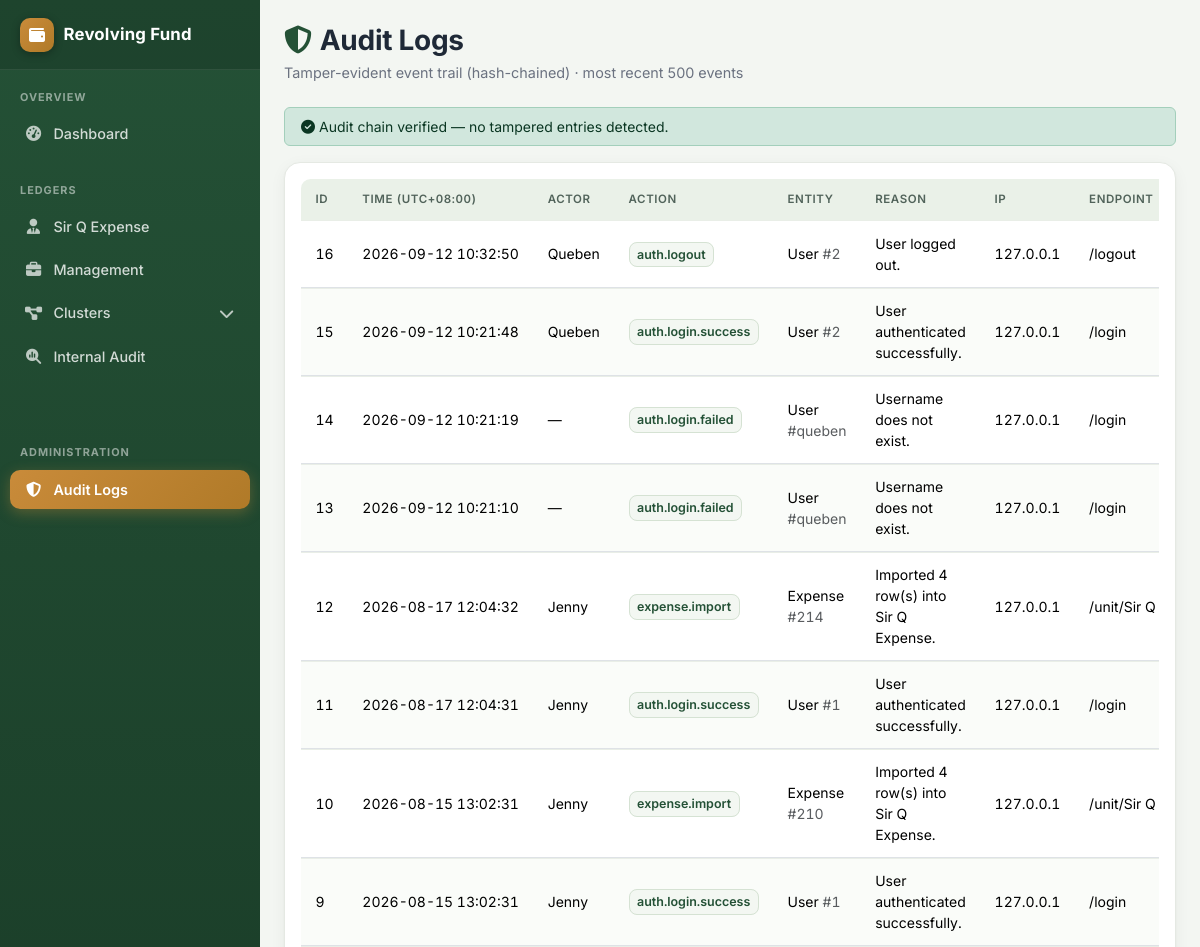
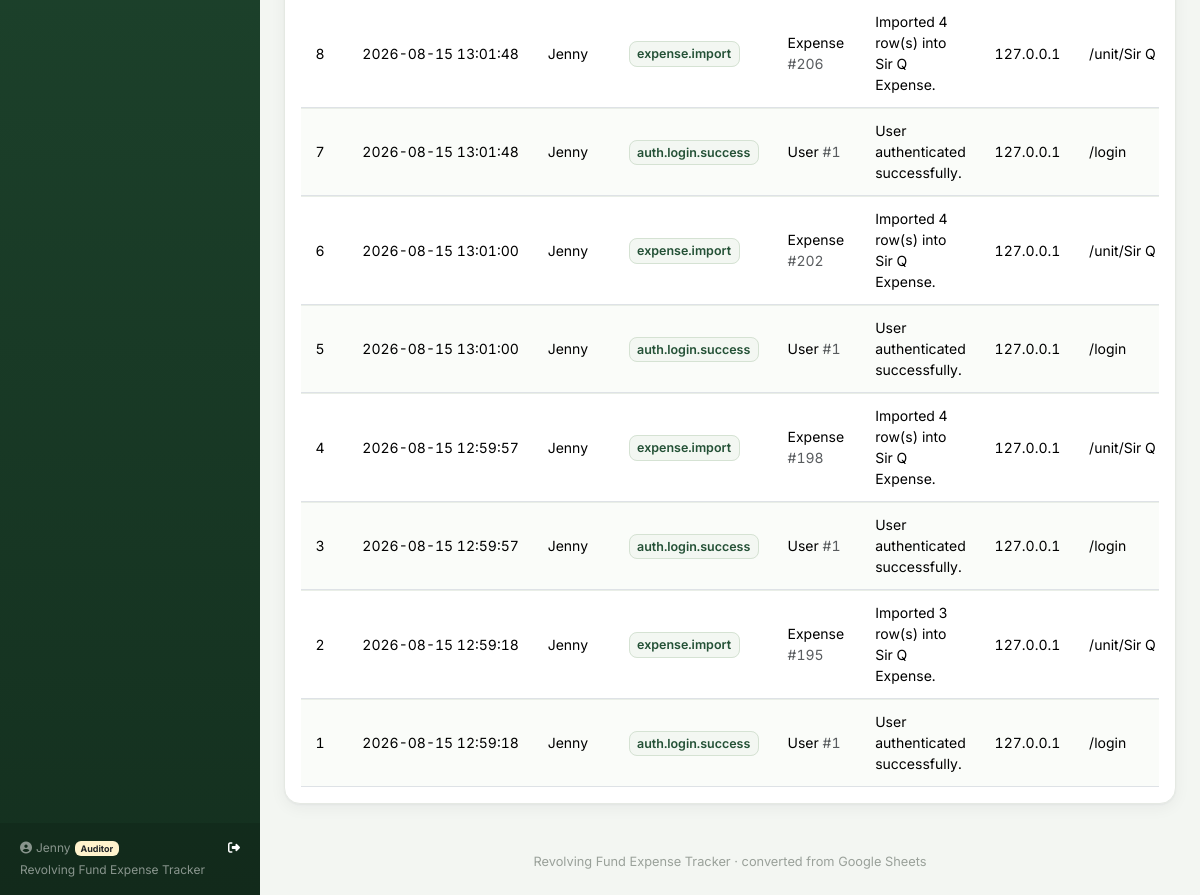
Screenshot of /admin/audit-logs (signed in) with the database file from the repository (2 pictures, top to bottom).
### revfund/models.py (models this page shows, shortened)
class User(db.Model, UserMixin):
    __tablename__ = 'users'
    id = db.Column(db.Integer, primary_key=True)
    username = db.Column(db.String(64), unique=True, nullable=False)
    password_hash = db.Column(db.String(255), nullable=False)
    role = db.Column(db.String(100), nullable=False, default='Admin')
    created_at = db.Column(db.DateTime, default=func.now())
    last_activity_at = db.Column(db.DateTime(timezone=True), nullable=True, index=True)
    last_login_at = db.Column(db.DateTime(timezone=True), nullable=True)
    @property
    def is_active(self):
        return not self.username.startswith('deactivated:')

class AuditLog(db.Model):
    id = db.Column(db.Integer, primary_key=True)
    event_time = db.Column(db.DateTime(timezone=True), nullable=False, default=func.now(), index=True)
    actor_user_id = db.Column(db.Integer, db.ForeignKey('users.id'), nullable=True, index=True)
    actor_username = db.Column(db.String(100))
    action = db.Column(db.String(120), nullable=False, index=True)
    entity_type = db.Column(db.String(80), index=True)
    entity_id = db.Column(db.String(120))
    reason = db.Column(db.String(255))
    ip_address = db.Column(db.String(64))
    endpoint = db.Column(db.String(255))
    http_method = db.Column(db.String(10))
    details = db.Column(db.Text)
    previous_hash = db.Column(db.String(64))
    current_hash = db.Column(db.String(64), nullable=False, unique=True, index=True)
    actor = db.relationship('User', foreign_keys=[actor_user_id])

### revfund/views.py (the view)
@views.route('/admin/audit-logs')
@login_required
def audit_logs():
    if not _is_admin():
        flash('You do not have permission to view audit logs.', 'danger')
        return redirect(url_for('views.dashboard'))
    logs = AuditLog.query.order_by(AuditLog.id.desc()).limit(500).all()
    tampered_ids = verify_audit_chain()
    return render_template('audit_logs.html', logs=logs, tampered_ids=tampered_ids,
                           can_reset_logs=_can_reset_audit_logs())

### revfund/audit.py (called while the page is built)
def _event_payload(
    *,
    event_time,
    actor_user_id,
    actor_username,
    action,
    entity_type,
    entity_id,
    reason,
    ip_address,
    endpoint,
    http_method,
    details_text,
    previous_hash,
):
    return {
        'event_time': event_time.strftime('%Y-%m-%dT%H:%M:%S.%fZ'),
        'actor_user_id': actor_user_id,
        'actor_username': actor_username,
        'action': action,
        'entity_type': entity_type,
        'entity_id': entity_id,
        'reason': reason,
        'ip_address': ip_address,
        'endpoint': endpoint,
        'http_method': http_method,
        'details': details_text,
        'previous_hash': previous_hash,
    }

def _compute_hash(payload):
    canonical = json.dumps(payload, sort_keys=True, separators=(',', ':'), default=str)
    return hashlib.sha256(canonical.encode('utf-8')).hexdigest()

### revfund/views.py (called while the page is built)
def _is_admin():
    return getattr(current_user, 'role', '') in ('Superadmin', 'General Manager', 'Admin', 'Auditor')

def _can_reset_audit_logs():
    return getattr(current_user, 'role', '') in ('Superadmin', 'Admin')

### templates/audit_logs.html (shortened to what this page needs)
{% extends 'base.html' %}
{% block content %}
<div class="d-flex flex-wrap justify-content-between align-items-end mb-4">
  <div>
    <h3 class="page-title mb-1"><i class="fa-solid fa-shield-halved me-2"></i>Audit Logs</h3>
    <div class="page-sub">Tamper-evident event trail (hash-chained) · most recent 500 events</div>
  </div>
</div>
{% if tampered_ids %}
<div class="alert alert-danger" role="alert">
  <i class="fa-solid fa-triangle-exclamation me-1"></i>
  Integrity check failed: {{ tampered_ids|length }} log entr{{ 'y' if tampered_ids|length==1 else 'ies' }}
  did not match the hash chain (rows highlighted below).
</div>
{% else %}
<div class="alert alert-success py-2 small" role="alert">
  <i class="fa-solid fa-circle-check me-1"></i>Audit chain verified — no tampered entries detected.
</div>
{% endif %}
<div class="card p-3">
  <div class="table-responsive">
    <table class="table table-sm table-hover align-middle">
      <thead>
        <tr>
          <th>ID</th>
          <th>Time (UTC+08:00)</th>
          <th>Actor</th>
          <th>Action</th>
          <th>Entity</th>
          <th>Reason</th>
          <th>IP</th>
          <th>Endpoint</th>
        </tr>
      </thead>
      <tbody>
        {% for log in logs %}
        <tr class="{{ 'table-danger' if log.id in tampered_ids else '' }}">
          <td>{{ log.id }}</td>
          <td class="text-nowrap">{{ log.event_time | local_dt }}</td>
          <td>{{ log.actor_username or '—' }}</td>
          <td><span class="account-badge">{{ log.action }}</span></td>
          <td>{{ log.entity_type or '' }} <span class="text-muted">#{{ log.entity_id or '' }}</span></td>
          <td style="max-width:260px;white-space:normal;">{{ log.reason or '' }}</td>
          <td class="text-nowrap">{{ log.ip_address or '—' }}</td>
          <td class="text-nowrap">{{ log.endpoint or '' }}</td>
        </tr>
        {% else %}
        <tr><td colspan="9" class="text-center text-muted py-4">No audit events recorded yet.</td></tr>
        {% endfor %}
      </tbody>
    </table>
  </div>
</div>
{% endblock %}

### templates/base.html (shortened to what this page needs)
<!doctype html>
<html lang="en">
<head>
<link href="https://cdnjs.cloudflare.com/ajax/libs/bootstrap/5.3.3/css/bootstrap.min.css" rel="stylesheet">
<link href="https://cdnjs.cloudflare.com/ajax/libs/font-awesome/6.5.1/css/all.min.css" rel="stylesheet">
</head>
<body>
{% set active_unit = request.view_args.get('unit_name') if request.view_args else None %}
{% set unit_icons = {
    'Sir Q Expense': 'fa-user-tie',
    'Management': 'fa-briefcase',
    'Cluster1': 'fa-diagram-project',
    'Cluster2': 'fa-cubes-stacked',
    'Cluster3': 'fa-layer-group',
    'Cluster4': 'fa-network-wired',
    'Cluster5': 'fa-object-group',
    'Cluster6': 'fa-th-large',
    'Internal Audit': 'fa-magnifying-glass-chart',
} %}
<aside class="sidebar" id="sideMenu">
  <div class="sidebar-brand">
    <div class="brand-badge"><i class="fa-solid fa-wallet"></i></div>
    <span>Revolving Fund</span>
  </div>
  <div class="nav-section">Overview</div>
  <ul class="nav flex-column mb-2">
    <li class="nav-item">
      <a class="nav-link {{ 'active' if request.endpoint=='views.dashboard' }}" href="{{ url_for('views.dashboard') }}">
        <i class="fa-solid fa-gauge-high"></i>Dashboard
      </a>
    </li>
  </ul>
  <div class="nav-section">Ledgers</div>
  <ul class="nav flex-column mb-5">
    {% for u in ['Sir Q Expense', 'Management'] %}
    <li class="nav-item">
      <a class="nav-link {{ 'active' if active_unit==u }}" href="{{ url_for('views.unit_ledger', unit_name=u) }}">
        <i class="fa-solid {{ unit_icons[u] }}"></i>{{ u }}
      </a>
    </li>
    {% endfor %}
    <li class="nav-item">
      <a class="nav-link cluster-toggle {{ 'active open' if active_unit and active_unit.startswith('Cluster') }}" href="javascript:void(0)">
        <i class="fa-solid fa-diagram-project"></i>Clusters
        <i class="fa-solid fa-chevron-down ms-auto cluster-chevron"></i>
      </a>
    </li>
    <li class="nav-item">
      <a class="nav-link {{ 'active' if active_unit=='Internal Audit' }}" href="{{ url_for('views.unit_ledger', unit_name='Internal Audit') }}">
        <i class="fa-solid fa-magnifying-glass-chart"></i>Internal Audit
      </a>
    </li>
  </ul>
  {% set can_view_admin = current_user.is_authenticated and current_user.role in ['Superadmin', 'General Manager', 'Admin', 'Auditor'] %}
  {% set can_manage_users = current_user.is_authenticated and current_user.role in ['Superadmin', 'Admin'] %}
  {% if can_view_admin %}
  <div class="nav-section">Administration</div>
  <ul class="nav flex-column mb-2">
    <li class="nav-item">
      <a class="nav-link {{ 'active' if request.endpoint=='views.audit_logs' }}" href="{{ url_for('views.audit_logs') }}">
        <i class="fa-solid fa-shield-halved"></i>Audit Logs
      </a>
    </li>
  </ul>
  {% endif %}
  <div class="sidebar-footer">
    <div class="d-flex align-items-center justify-content-between">
      <span><i class="fa-solid fa-circle-user me-1"></i>{{ current_user.username if current_user.is_authenticated else 'Guest' }}<span class="ms-1 badge bg-warning-subtle text-dark">{{ current_user.role if current_user.is_authenticated else '' }}</span></span>
      <a href="{{ url_for('auth.logout') }}" class="text-white text-decoration-none" title="Logout">
        <i class="fa-solid fa-right-from-bracket"></i>
      </a>
    </div>
    <div class="mt-1">Revolving Fund Expense Tracker</div>
  </div>
</aside>
<div class="main-shell">
  <div class="p-3 p-md-4 pb-5 spa-content-enter">
    {% block content %}{% endblock %}
    <footer class="mt-5 text-center">Revolving Fund Expense Tracker &middot; converted from Google Sheets</footer>
  </div>
</div>
</body>
</html>

### templates/base.html (style rules this page uses)
:root { --brand: #245136; --brand-dark: #1a3d27; --brand-deep: #14301f; --brand-light: #e8f0e6; --accent: #c98b3a; --accent-dark: #b07a28; --ink: #1f2937; --muted: #6b7280; --surface: #ffffff; --line: #e5e9e3; --page-bg: #f3f6f2; }
body { background:var(--page-bg); color:var(--ink); font-family:'Inter',-apple-system,'Segoe UI',Roboto,sans-serif; -webkit-font-smoothing:antialiased; }
.card { border:1px solid var(--line); border-radius:16px; background:var(--surface); box-shadow:0 1px 2px rgba(16,24,40,.04), 0 4px 16px rgba(16,24,40,.05); }
.page-title { font-weight:700; letter-spacing:-.01em; color:var(--ink); }
.page-title i { color:var(--brand); }
.page-sub { color:var(--muted); font-size:.9rem; }
table.table { --bs-table-bg:transparent; border-collapse:separate; border-spacing:0; font-size:.875rem; margin-bottom:0; }
table.table thead th { font-size:.72rem; font-weight:600; text-transform:uppercase; letter-spacing:.05em; color:#51635a; background:#eaf1e8; border:none; padding:.75rem .9rem; white-space:nowrap; }
table.table thead th:first-child { border-radius:.6rem 0 0 0; }
table.table tbody td, table.table tfoot td { padding:.72rem .9rem; border-top:1px solid #e9eee7; vertical-align:middle; }
table.table tbody tr:nth-child(even) { background:#fafcf9; }
table.table td, table.table th { font-variant-numeric:tabular-nums; }
.account-badge { background:#f3f7f2; border:1px solid #d5e2d3; color:var(--brand); font-weight:600; border-radius:.5rem; padding:.35em .6em; font-size:.78rem; }
.sidebar { position:fixed; top:0; bottom:0; left:0; width:260px; z-index:1045; background:linear-gradient(180deg, var(--brand) 0%, var(--brand-deep) 100%); color:#fff; overflow-y:auto; transform:translateX(-100%); transition:transform .25s ease; }
.sidebar .sidebar-brand { display:flex; align-items:center; gap:.6rem; font-weight:700; font-size:1.05rem; padding:1.1rem 1.25rem; background:rgba(0,0,0,.16); border-bottom:1px solid rgba(255,255,255,.08); letter-spacing:.01em; }
.sidebar .brand-badge { width:34px; height:34px; border-radius:10px; background:linear-gradient(135deg, var(--accent), var(--accent-dark)); display:flex; align-items:center; justify-content:center; font-size:1rem; box-shadow:0 2px 8px rgba(0,0,0,.3); }
.sidebar .nav-section { font-size:.68rem; text-transform:uppercase; letter-spacing:.09em; color:rgba(255,255,255,.5); font-weight:700; padding:1.15rem 1.25rem .45rem; }
.sidebar .nav-link { color:rgba(255,255,255,.8); border-radius:10px; font-size:.9rem; font-weight:500; padding:.55rem .9rem; margin:2px .6rem; display:flex; align-items:center; gap:.65rem; }
.sidebar .nav-link i { width:1.25em; text-align:center; font-size:.95rem; color:rgba(255,255,255,.7); }
.sidebar .nav-link.active { color:#fff; font-weight:600; background:linear-gradient(135deg, var(--accent), var(--accent-dark)); box-shadow:0 4px 14px rgba(201,139,58,.35); }
.sidebar .nav-link.active i { color:#fff; }
.sidebar .cluster-toggle { cursor:pointer; }
.sidebar .cluster-chevron { margin-left:auto; transition:transform .2s ease; font-size:.7rem; }
.sidebar-footer { position:absolute; bottom:0; left:0; right:0; padding:1rem 1.25rem; font-size:.75rem; color:rgba(255,255,255,.5); background:rgba(0,0,0,.12); }
.main-shell { transition:margin-left .25s ease; }
@media (min-width: 992px) { .sidebar { transform:none; box-shadow:none; } }
@media (min-width: 992px) { .main-shell { margin-left:260px; } }
footer { color:#9aa19a; font-size:.8rem; }
.spa-content-enter { animation:spa-content-in .2s ease; }

### rows the page displays
User: username "Jenny", username+role "Auditor"
AuditLog: id "16", event_time|local_dt "2026-09-12 10:32:50", actor_username "Queben", action "auth.logout", entity_type "User", entity "2", reason "User logged out.", ip_address "127.0.0.1", endpoint "/logout"
AuditLog: id "15", event_time|local_dt "2026-09-12 10:21:48", actor_username "Queben", action "auth.login.success", entity_type "User", entity "2", reason "User authenticated successfully.", ip_address "127.0.0.1", endpoint "/login"
AuditLog: id "14", event_time|local_dt "2026-09-12 10:21:19", actor_username "—", action "auth.login.failed", entity_type "User", entity "queben", reason "Username does not exist.", ip_address "127.0.0.1", endpoint "/login"
AuditLog: id "13", event_time|local_dt "2026-09-12 10:21:10", actor_username "—", action "auth.login.failed", entity_type "User", entity "queben", reason "Username does not exist.", ip_address "127.0.0.1", endpoint "/login"
AuditLog: id "12", event_time|local_dt "2026-08-17 12:04:32", actor_username "Jenny", action "expense.import", entity_type "Expense", entity "214", reason "Imported 4 row(s) into Sir Q Expense.", ip_address "127.0.0.1", endpoint "/unit/Sir Q…"
AuditLog: id "11", event_time|local_dt "2026-08-17 12:04:31", actor_username "Jenny", action "auth.login.success", entity_type "User", entity "1", reason "User authenticated successfully.", ip_address "127.0.0.1", endpoint "/login"
AuditLog: id "10", event_time|local_dt "2026-08-15 13:02:31", actor_username "Jenny", action "expense.import", entity_type "Expense", entity "210", reason "Imported 4 row(s) into Sir Q Expense.", ip_address "127.0.0.1", endpoint "/unit/Sir Q…"
AuditLog: id "9", event_time|local_dt "2026-08-15 13:02:31", actor_username "Jenny", action "auth.login.success", entity_type "User", entity "1", reason "User authenticated successfully.", ip_address "127.0.0.1", endpoint "/login"
AuditLog: id "8", event_time|local_dt "2026-08-15 13:01:48", actor_username "Jenny", action "expense.import", entity_type "Expense", entity "206", reason "Imported 4 row(s) into Sir Q Expense.", ip_address "127.0.0.1", endpoint "/unit/Sir Q…"
AuditLog: id "7", event_time|local_dt "2026-08-15 13:01:48", actor_username "Jenny", action "auth.login.success", entity_type "User", entity "1", reason "User authenticated successfully.", ip_address "127.0.0.1", endpoint "/login"
AuditLog: id "6", event_time|local_dt "2026-08-15 13:01:00", actor_username "Jenny", action "expense.import", entity_type "Expense", entity "202", reason "Imported 4 row(s) into Sir Q Expense.", ip_address "127.0.0.1", endpoint "/unit/Sir Q…"
AuditLog: id "5", event_time|local_dt "2026-08-15 13:01:00", actor_username "Jenny", action "auth.login.success", entity_type "User", entity "1", reason "User authenticated successfully.", ip_address "127.0.0.1", endpoint "/login"
AuditLog: id "4", event_time|local_dt "2026-08-15 12:59:57", actor_username "Jenny", action "expense.import", entity_type "Expense", entity "198", reason "Imported 4 row(s) into Sir Q Expense.", ip_address "127.0.0.1", endpoint "/unit/Sir Q…"
AuditLog: id "3", event_time|local_dt "2026-08-15 12:59:57", actor_username "Jenny", action "auth.login.success", entity_type "User", entity "1", reason "User authenticated successfully.", ip_address "127.0.0.1", endpoint "/login"
AuditLog: id "2", event_time|local_dt "2026-08-15 12:59:18", actor_username "Jenny", action "expense.import", entity_type "Expense", entity "195", reason "Imported 3 row(s) into Sir Q Expense.", ip_address "127.0.0.1", endpoint "/unit/Sir Q…"
AuditLog: id "1", event_time|local_dt "2026-08-15 12:59:18", actor_username "Jenny", action "auth.login.success", entity_type "User", entity "1", reason "User authenticated successfully.", ip_address "127.0.0.1", endpoint "/login"

### other values shown
{{ u }} "Sir Q Expense" "Management"
